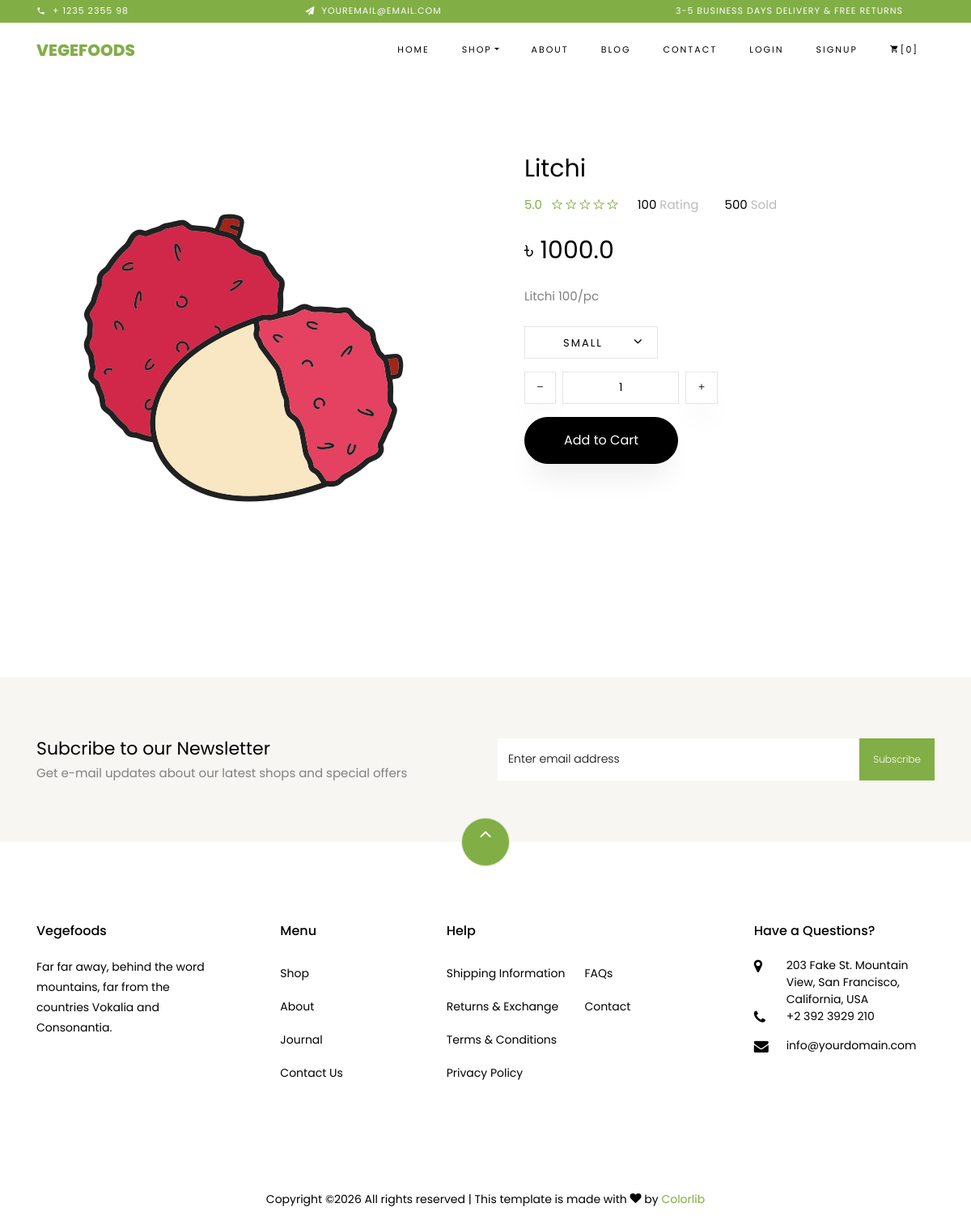
/fruit-details/4, run on the app's committed database.
### shop/models.py (models this page shows, shortened)
class Fruit(models.Model):
    title = models.CharField(max_length=200)
    selling_price = models.FloatField()
    discounted_price = models.FloatField()
    description = models.CharField(max_length=500)
    fruit_image = models.ImageField(upload_to='fruit-img')

### shop/views.py (the view)
# urls.py: path('fruit-details/<int:id>', views.FruitDetail.as_view(), name='fruit-detail'),
class FruitDetail(View):
    def get(self, request, id):
        fruit = Fruit.objects.get(id=id)
        return render(request, 'product-single.html', {'fruit': fruit})

### templates/product-single.html (shortened to what this page needs)
{% load static %}
<!DOCTYPE html>
<html lang="en">
<head>
    <link rel="stylesheet" href="{% static 'css/open-iconic-bootstrap.min.css' %}">
    <link rel="stylesheet" href="{% static 'css/animate.css' %}">
    <link rel="stylesheet" href="{% static 'css/owl.carousel.min.css' %}">
    <link rel="stylesheet" href="{% static 'css/owl.theme.default.min.css' %}">
    <link rel="stylesheet" href="{% static 'css/magnific-popup.css' %}">
    <link rel="stylesheet" href="{% static 'css/aos.css' %}">
    <link rel="stylesheet" href="{% static 'css/ionicons.min.css' %}">
    <link rel="stylesheet" href="{% static 'css/bootstrap-datepicker.css' %}">
    <link rel="stylesheet" href="{% static 'css/jquery.timepicker.css' %}">
    <link rel="stylesheet" href="{% static 'css/flaticon.css' %}">
    <link rel="stylesheet" href="{% static 'css/icomoon.css' %}">
    <link rel="stylesheet" href="{% static 'css/style.css' %}">
</head>
<body class="goto-here">
<div class="py-1 bg-primary">
    <div class="container">
        <div class="row no-gutters d-flex align-items-start align-items-center px-md-0">
            <div class="col-lg-12 d-block">
                <div class="row d-flex">
                    <div class="col-md pr-4 d-flex topper align-items-center">
                        <div class="icon mr-2 d-flex justify-content-center align-items-center"><span
                                class="icon-phone2"></span></div>
                        <span class="text">+ 1235 2355 98</span>
                    </div>
                    <div class="col-md pr-4 d-flex topper align-items-center">
                        <div class="icon mr-2 d-flex justify-content-center align-items-center"><span
                                class="icon-paper-plane"></span></div>
                        <span class="text">youremail@email.com</span>
                    </div>
                    <div class="col-md-5 pr-4 d-flex topper align-items-center text-lg-right">
                        <span class="text">3-5 Business days delivery &amp; Free Returns</span>
                    </div>
                </div>
            </div>
        </div>
    </div>
</div>
<nav class="navbar navbar-expand-lg navbar-dark ftco_navbar bg-dark ftco-navbar-light" id="ftco-navbar">
    <div class="container">
        <a class="navbar-brand" href="index.html">Vegefoods</a>
        <div class="collapse navbar-collapse" id="ftco-nav">
            <ul class="navbar-nav ml-auto">
                <li class="nav-item"><a href="index.html" class="nav-link">Home</a></li>
                <li class="nav-item active dropdown">
                    <a class="nav-link dropdown-toggle" href="#" id="dropdown04" data-toggle="dropdown"
                       aria-haspopup="true" aria-expanded="false">Shop</a>
                </li>
                <li class="nav-item"><a href="about.html" class="nav-link">About</a></li>
                <li class="nav-item"><a href="blog.html" class="nav-link">Blog</a></li>
                <li class="nav-item"><a href="contact.html" class="nav-link">Contact</a></li>
                {% if user.is_authenticated %}
                <li class="nav-item">
                    <form method="post" action="{% url 'logout' %}">
                        {% csrf_token %}
                        <button type="submit" class="nav-link">Logout</button>
                    </form>
                </li>
                {% else %}
                <li class="nav-item"><a href="{% url 'login' %}" class="nav-link">Login</a></li>
                <li class="nav-item"><a href="{% url 'signup' %}" class="nav-link">Signup</a></li>
                {% endif %}
                <li class="nav-item cta cta-colored"><a href="cart.html" class="nav-link"><span
                        class="icon-shopping_cart"></span>[0]</a></li>
            </ul>
        </div>
    </div>
</nav>
<section class="ftco-section">
    <div class="container">
        <div class="row">
            <div class="col-lg-6 mb-5 ftco-animate">
                <a href="{% static 'images/product-1.jpg' %}" class="image-popup"><img src="{{ fruit.fruit_image.url }}"
                                                                                       class="img-fluid"
                                                                                       alt="Colorlib Template"></a>
            </div>
            <div class="col-lg-6 product-details pl-md-5 ftco-animate">
                <h3>{{ fruit.title }}</h3>
                <div class="rating d-flex">
                    <p class="text-left mr-4">
                        <a href="#" class="mr-2">5.0</a>
                        <a href="#"><span class="ion-ios-star-outline"></span></a>
                        <a href="#"><span class="ion-ios-star-outline"></span></a>
                        <a href="#"><span class="ion-ios-star-outline"></span></a>
                        <a href="#"><span class="ion-ios-star-outline"></span></a>
                        <a href="#"><span class="ion-ios-star-outline"></span></a>
                    </p>
                    <p class="text-left mr-4">
                        <a href="#" class="mr-2" style="color: #000;">100 <span style="color: #bbb;">Rating</span></a>
                    </p>
                    <p class="text-left">
                        <a href="#" class="mr-2" style="color: #000;">500 <span style="color: #bbb;">Sold</span></a>
                    </p>
                </div>
                <p class="price"><span>৳ {{ fruit.discounted_price }}</span></p>
                <p>{{ fruit.description }}</p>
                <div class="row mt-4">
                    <div class="col-md-6">
                        <div class="form-group d-flex">
                            <div class="select-wrap">
                                <div class="icon"><span class="ion-ios-arrow-down"></span></div>
                                <select name="" id="" class="form-control">
                                    <option value="">Small</option>
                                </select>
                            </div>
                        </div>
                    </div>
                    <div class="input-group col-md-6 d-flex mb-3">
	             	<span class="input-group-btn mr-2">
	                	<button type="button" class="quantity-left-minus btn" data-type="minus" data-field="">
	                   <i class="ion-ios-remove"></i>
	                	</button>
	            		</span>
                        <input type="text" id="quantity" name="quantity" class="form-control input-number" value="1"
                               min="1" max="100">
                        <span class="input-group-btn ml-2">
	                	<button type="button" class="quantity-right-plus btn" data-type="plus" data-field="">
	                     <i class="ion-ios-add"></i>
	                 </button>
	             	</span>
                    </div>
                </div>
                <p><a href="cart.html" class="btn btn-black py-3 px-5">Add to Cart</a></p>
            </div>
        </div>
    </div>
</section>
<section class="ftco-section ftco-no-pt ftco-no-pb py-5 bg-light">
    <div class="container py-4">
        <div class="row d-flex justify-content-center py-5">
            <div class="col-md-6">
                <h2 style="font-size: 22px;" class="mb-0">Subcribe to our Newsletter</h2>
                <span>Get e-mail updates about our latest shops and special offers</span>
            </div>
            <div class="col-md-6 d-flex align-items-center">
                <form action="#" class="subscribe-form">
                    <div class="form-group d-flex">
                        <input type="text" class="form-control" placeholder="Enter email address">
                        <input type="submit" value="Subscribe" class="submit px-3">
                    </div>
                </form>
            </div>
        </div>
    </div>
</section>
<footer class="ftco-footer ftco-section">
    <div class="container">
        <div class="row">
            <div class="mouse">
                <a href="#" class="mouse-icon">
                    <div class="mouse-wheel"><span class="ion-ios-arrow-up"></span></div>
                </a>
            </div>
        </div>
        <div class="row mb-5">
            <div class="col-md">
                <div class="ftco-footer-widget mb-4">
                    <h2 class="ftco-heading-2">Vegefoods</h2>
                    <p>Far far away, behind the word mountains, far from the countries Vokalia and Consonantia.</p>
                    <ul class="ftco-footer-social list-unstyled float-md-left float-lft mt-5">
                    </ul>
                </div>
            </div>
            <div class="col-md">
                <div class="ftco-footer-widget mb-4 ml-md-5">
                    <h2 class="ftco-heading-2">Menu</h2>
                    <ul class="list-unstyled">
                        <li><a href="#" class="py-2 d-block">Shop</a></li>
                        <li><a href="#" class="py-2 d-block">About</a></li>
                        <li><a href="#" class="py-2 d-block">Journal</a></li>
                        <li><a href="#" class="py-2 d-block">Contact Us</a></li>
                    </ul>
                </div>
            </div>
            <div class="col-md-4">
                <div class="ftco-footer-widget mb-4">
                    <h2 class="ftco-heading-2">Help</h2>
                    <div class="d-flex">
                        <ul class="list-unstyled mr-l-5 pr-l-3 mr-4">
                            <li><a href="#" class="py-2 d-block">Shipping Information</a></li>
                            <li><a href="#" class="py-2 d-block">Returns &amp; Exchange</a></li>
                            <li><a href="#" class="py-2 d-block">Terms &amp; Conditions</a></li>
                            <li><a href="#" class="py-2 d-block">Privacy Policy</a></li>
                        </ul>
                        <ul class="list-unstyled">
                            <li><a href="#" class="py-2 d-block">FAQs</a></li>
                            <li><a href="#" class="py-2 d-block">Contact</a></li>
                        </ul>
                    </div>
                </div>
            </div>
            <div class="col-md">
                <div class="ftco-footer-widget mb-4">
                    <h2 class="ftco-heading-2">Have a Questions?</h2>
                    <div class="block-23 mb-3">
                        <ul>
                            <li><span class="icon icon-map-marker"></span><span class="text">203 Fake St. Mountain View, San Francisco, California, USA</span>
                            </li>
                            <li><a href="#"><span class="icon icon-phone"></span><span
                                    class="text">+2 392 3929 210</span></a></li>
                            <li><a href="#"><span class="icon icon-envelope"></span><span class="text">info@yourdomain.com</span></a>
                            </li>
                        </ul>
                    </div>
                </div>
            </div>
        </div>
        <div class="row">
            <div class="col-md-12 text-center">
                <p>
                    Copyright &copy;<script>document.write(new Date().getFullYear());</script>
                    All rights reserved | This template is made with <i class="icon-heart color-danger"
                                                                        aria-hidden="true"></i> by <a
                            href="https://colorlib.com" target="_blank">Colorlib</a>
                </p>
            </div>
        </div>
    </div>
</footer>
</body>
</html>

### static/css/icomoon.css (style rules this page uses)
[class^="icon-"], [class*=" icon-"] { font-family: 'icomoon' !important; speak: none; font-style: normal; font-weight: normal; font-variant: normal; text-transform: none; line-height: 1; -webkit-font-smoothing: antialiased; -moz-osx-font-smoothing: grayscale; }
.icon-heart:before { content: "\f004"; }
.icon-map-marker:before { content: "\f041"; }
.icon-phone:before { content: "\f095"; }
.icon-envelope:before { content: "\f0e0"; }
.icon-paper-plane:before { content: "\f1d8"; }
.icon-phone2:before { content: "\e0cd"; }
.icon-shopping_cart:before { content: "\e8cc"; }

### data on the page
Fruit: fruit_image (picture), title "Litchi", discounted_price "1000.0", description "Litchi 100/pc"
